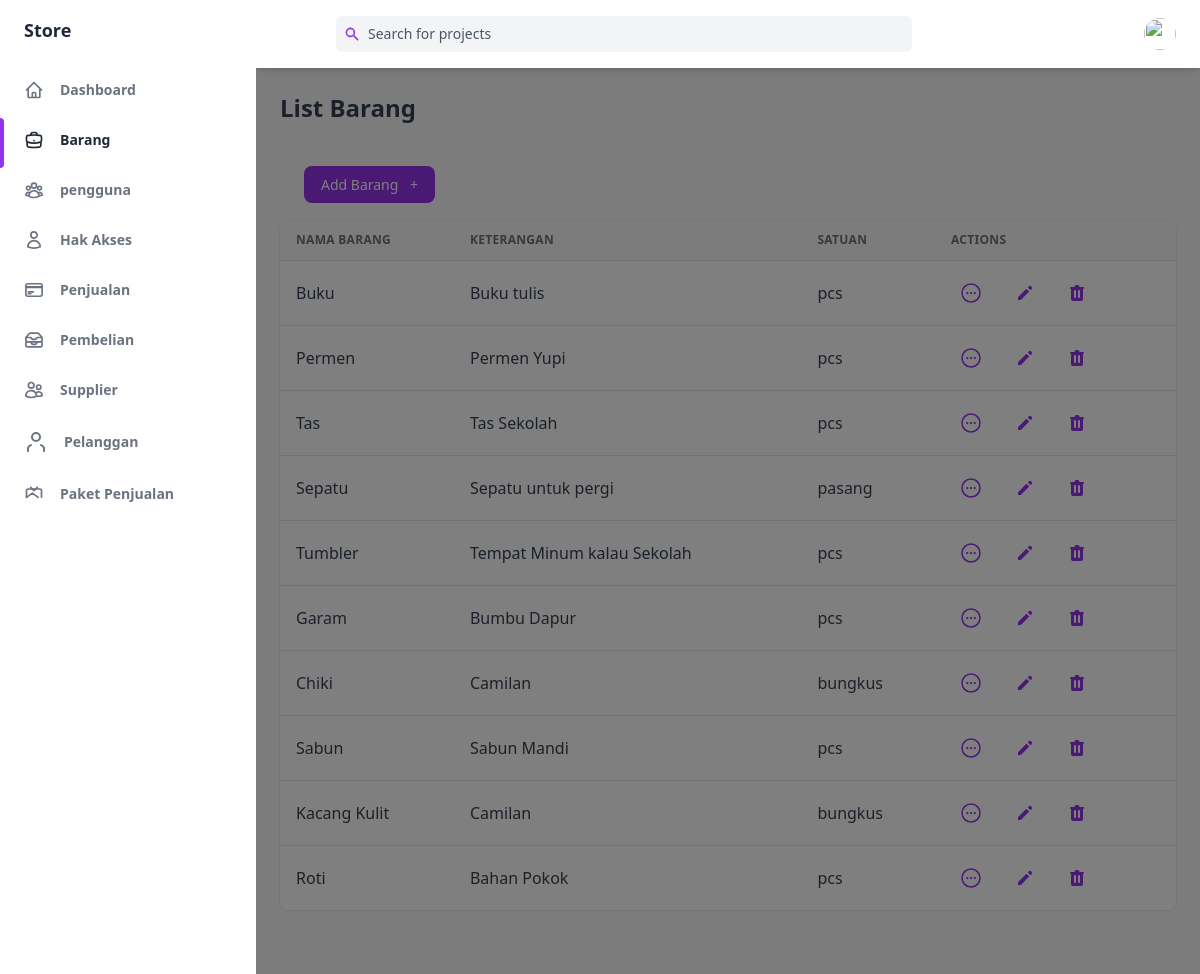
/public/barang, run on the app's committed database.
### tables this page shows
CREATE TABLE `barang` (
  `idBarang` int(255) NOT NULL,
  `namaBarang` varchar(255) NOT NULL,
  `keterangan` varchar(255) NOT NULL,
  `satuan` varchar(255) NOT NULL,
  `idPengguna` int(255) NOT NULL
);

### app/core/Controller.php (called while the page is built, shortened)
<?php
class Controller
{
    public function view($view, $data = [])
    {
        require_once '../app/views/' . $view . '.php';
    }
    public function model($model)
    {
        return new $model;
    }
}

### app/controllers/Barang.php (called while the page is built, shortened)
<?php
class Barang extends Controller
{
    public function index()
    {
        $data['judul'] = 'List Barang';
        $data['barang'] = $this->model('barang_model')->getAllBarang();
        $this->view('templates/header', $data);
        $this->view('barang/index', $data);
        $this->view('templates/footer');
    }
}

### app/core/App.php (called while the page is built, shortened)
<?php
class App
{
   protected $method = 'index';
   protected $params = [];
   public function __construct()
   {
      $this->controller = new $this->controller;
      call_user_func_array([$this->controller, $this->method], $this->params);
   }
}

### public/index.php (called while the page is built, shortened)
<?php
$app = new App;

### app/core/Database.php (called while the page is built, shortened)
<?php
class Database
{
    private $host = DB_HOST;
    private $user = DB_USER;
    private $pass = DB_PASS;
    private $db_name = DB_NAME;
    private $dbh;
    private $stmt;
    public function __construct()
    {
        $dsn = 'mysql:host=' . $this->host . ';dbname=' . $this->db_name;
        $option = [
            PDO::ATTR_PERSISTENT => true,
            PDO::ATTR_ERRMODE => PDO::ERRMODE_EXCEPTION
        ];
        try {
            $this->dbh = new PDO($dsn, $this->user, $this->pass, $option);
        } catch (PDOException $error) {
            die($error->getMessage());
        }
    }
    public function query($query)
    {
        $this->stmt = $this->dbh->prepare($query);
    }
    public function execute()
    {
        $this->stmt->execute();
    }
    public function resultSet()
    {
        $this->execute();
        return $this->stmt->fetchAll(PDO::FETCH_ASSOC);
    }
}

### app/models/barang_model.php (called while the page is built, shortened)
<?php
class barang_model
{
    private $table = 'barang';
    private $db;
    public function __construct()
    {
        $this->db = new Database;
    }
    public function getAllBarang()
    {
        $this->db->query('SELECT * FROM ' . $this->table);
        return $this->db->resultSet();
    }
}

### app/views/barang/index.php (the view, shortened to what this page needs)
<div class="flex h-screen bg-gray-50 dark:bg-gray-900" :class="{ 'overflow-hidden': isSideMenuOpen}">
    <aside class="z-20 flex-shrink-0 hidden w-64 overflow-y-auto bg-white dark:bg-gray-800 md:block">
        <div class="py-4 text-gray-500 dark:text-gray-400">
            <a class="ml-6 text-lg font-bold text-gray-800 dark:text-gray-200" href="#">
                Store
            </a>
            <ul class="mt-6">
                <li class="relative px-6 py-3">
                    <a class="inline-flex items-center w-full text-sm font-semibold transition-colors duration-150 hover:text-gray-800 dark:hover:text-gray-200" href="<?= ROUTE_URL ?>/home">
                        <span class="ml-4">Dashboard</span>
                    </a>
                </li>
            </ul>
            <ul>
                <li class="relative px-6 py-3">
                    <span class="absolute inset-y-0 left-0 w-1 bg-purple-600 rounded-tr-lg rounded-br-lg"></span>
                    <a class="inline-flex items-center w-full text-sm font-semibold transition-colors duration-150 text-gray-800 dark:text-gray-100 hover:text-gray-800 dark:hover:text-gray-200" href="<?= ROUTE_URL ?>/barang">
                        <span class="ml-4">Barang</span>
                    </a>
                </li>
                <li class="relative px-6 py-3">
                    <a class="inline-flex items-center w-full text-sm font-semibold transition-colors duration-150 hover:text-gray-800 dark:hover:text-gray-200" href="<?= ROUTE_URL ?>/pengguna">
                        <span class="ml-4">pengguna</span>
                    </a>
                </li>
                <li class="relative px-6 py-3">
                    <a class="inline-flex items-center w-full text-sm font-semibold transition-colors duration-150 hover:text-gray-800 dark:hover:text-gray-200" href="<?= ROUTE_URL ?>/role">
                        <span class="ml-4">Hak Akses</span>
                    </a>
                </li>
                <li class="relative px-6 py-3">
                    <a class="inline-flex items-center w-full text-sm font-semibold transition-colors duration-150 hover:text-gray-800 dark:hover:text-gray-200" href="<?= ROUTE_URL ?>/penjualan">
                        <span class="ml-4">Penjualan</span>
                    </a>
                </li>
                <li class="relative px-6 py-3">
                    <a class="inline-flex items-center w-full text-sm font-semibold transition-colors duration-150 hover:text-gray-800 dark:hover:text-gray-200" href="<?= ROUTE_URL ?>/pembelian">
                        <span class="ml-4">Pembelian</span>
                    </a>
                </li>
                <li class="relative px-6 py-3">
                    <a class="inline-flex items-center w-full text-sm font-semibold transition-colors duration-150 hover:text-gray-800 dark:hover:text-gray-200" href="<?= ROUTE_URL ?>/supplier">
                        <span class="ml-4">Supplier</span>
                    </a>
                </li>
                <li class="relative px-6 py-3">
                    <a class="inline-flex items-center w-full text-sm font-semibold transition-colors duration-150 hover:text-gray-800 dark:hover:text-gray-200" href="<?= ROUTE_URL ?>/pelanggan">
                        <svg xmlns="http://www.w3.org/2000/svg" width="24" height="24" viewBox="0 0 24 24" fill="none" stroke="currentColor" stroke-width="2" stroke-linecap="round" stroke-linejoin="round">
                            <path d="M20 21v-2a4 4 0 0 0-3-3.87"></path>
                            <path d="M4 21v-2a4 4 0 0 1 3-3.87"></path>
                            <circle cx="12" cy="7" r="4"></circle>
                        </svg>
                        <span class="ml-4">Pelanggan</span>
                    </a>
                </li>
                <li class="relative px-6 py-3">
                    <a class="inline-flex items-center w-full text-sm font-semibold transition-colors duration-150 hover:text-gray-800 dark:hover:text-gray-200" href="<?= ROUTE_URL ?>/paketPenjualan">
                        <svg class="w-5 h-5" aria-hidden="true" fill="none" stroke-linecap="round" stroke-linejoin="round" stroke-width="2" viewBox="0 0 24 24" stroke="currentColor">
                            <path d="M21 16V8a2 2 0 0 0-2-2H5a2 2 0 0 0-2 2v8" />
                            <path d="M3 16l7-5 7 5"></path>
                            <path d="M8 4l4 4 4-4"></path>
                        </svg>
                        <span class="ml-4">Paket Penjualan</span>
                    </a>
                </li>
            </ul>
        </div>
    </aside>
    <div x-show="isSideMenuOpen" x-transition:enter="transition ease-in-out duration-150" x-transition:enter-start="opacity-0" x-transition:enter-end="opacity-100" x-transition:leave="transition ease-in-out duration-150" x-transition:leave-start="opacity-100" x-transition:leave-end="opacity-0" class="fixed inset-0 z-10 flex items-end bg-black bg-opacity-50 sm:items-center sm:justify-center"></div>
    <div class="flex flex-col flex-1 w-full">
        <header class="z-10 py-4 bg-white shadow-md dark:bg-gray-800">
            <div class="container flex items-center justify-between h-full px-6 mx-auto text-purple-600 dark:text-purple-300">
                <div class="flex justify-center flex-1 lg:mr-32">
                    <div class="relative w-full max-w-xl mr-6 focus-within:text-purple-500">
                        <div class="absolute inset-y-0 flex items-center pl-2">
                            <svg class="w-4 h-4" aria-hidden="true" fill="currentColor" viewBox="0 0 20 20">
                                <path fill-rule="evenodd" d="M8 4a4 4 0 100 8 4 4 0 000-8zM2 8a6 6 0 1110.89 3.476l4.817 4.817a1 1 0 01-1.414 1.414l-4.816-4.816A6 6 0 012 8z" clip-rule="evenodd"></path>
                            </svg>
                        </div>
                        <input class="w-full pl-8 pr-2 text-sm text-gray-700 placeholder-gray-600 bg-gray-100 border-0 rounded-md dark:placeholder-gray-500 dark:focus:shadow-outline-gray dark:focus:placeholder-gray-600 dark:bg-gray-700 dark:text-gray-200 focus:placeholder-gray-500 focus:bg-white focus:border-purple-300 focus:outline-none focus:shadow-outline-purple form-input" type="text" placeholder="Search for projects" aria-label="Search" />
                    </div>
                </div>
                <ul class="flex items-center flex-shrink-0 space-x-6">
                    <li class="relative">
                        <button class="align-middle rounded-full focus:shadow-outline-purple focus:outline-none" @click="toggleProfileMenu" @keydown.escape="closeProfileMenu" aria-label="Account" aria-haspopup="true">
                            <img class="object-cover w-8 h-8 rounded-full" src="https://images.unsplash.com/photo-1502378735452-bc7d86632805?ixlib=rb-0.3.5&q=80&fm=jpg&crop=entropy&cs=tinysrgb&w=200&fit=max&s=aa3a807e1bbdfd4364d1f449eaa96d82" alt="" aria-hidden="true" />
                        </button>
                    </li>
                </ul>
            </div>
        </header>
        <main class="h-full pb-16 overflow-y-auto">
            <div class="container grid px-6 mx-auto">
                <h2 class="my-6 text-2xl font-semibold text-gray-700 dark:text-gray-200">
                    List Barang
                </h2>
                <div class="px-6 my-6">
                    <a href="<?= ROUTE_URL ?>/barang/create" class="items-center justify-between px-4 py-2 text-sm font-medium leading-5 text-white transition-colors duration-150 bg-purple-600 border border-transparent rounded-lg active:bg-purple-600 hover:bg-purple-700 focus:outline-none focus:shadow-outline-purple">
                        Add Barang
                        <span class="ml-2" aria-hidden="true">+</span>
                    </a>
                </div>
                <div class="w-full overflow-hidden rounded-lg shadow-xs">
                    <div class="w-full overflow-x-auto">
                        <table class="w-full whitespace-no-wrap">
                            <thead>
                                <tr class="text-xs font-semibold tracking-wide text-left text-gray-500 uppercase border-b dark:border-gray-700 bg-gray-50 dark:text-gray-400 dark:bg-gray-800">
                                    <th class="px-4 py-3">Nama Barang</th>
                                    <th class="px-4 py-3">keterangan</th>
                                    <th class="px-4 py-3">Satuan</th>
                                    <th class="px-4 py-3">Actions</th>
                                </tr>
                            </thead>
                            <tbody class="bg-white divide-y dark:divide-gray-700 dark:bg-gray-800">
                                <?php foreach ($data['barang'] as $barang) : ?>
                                    <tr class="text-gray-700 dark:text-gray-400">
                                        <td class="px-4 py-3"><?= $barang['namaBarang'] ?></td>
                                        <td class="px-4 py-3"><?= $barang['keterangan']; ?> </td>
                                        <td class="px-4 py-3"><?= $barang['satuan']; ?> </td>
                                        <td class="px-4 py-3">
                                            <div class="flex items-center space-x-4 text-sm">
                                                <a href="<?= ROUTE_URL ?>/barang/detail/<?= $barang['idBarang'] ?>" class="flex items-center justify-between px-2 py-2 text-sm font-medium leading-5 text-purple-600 rounded-lg dark:text-gray-400 hover:text-gray-800 dark:hover:text-gray-200 focus:outline-none focus:shadow-outline-gray" aria-label="Edit">
                                                </a>
                                                <a href="<?= ROUTE_URL ?>/barang/edit/<?= $barang['idBarang'] ?>" class="flex items-center justify-between px-2 py-2 text-sm font-medium leading-5 text-purple-600 rounded-lg dark:text-gray-400 hover:text-gray-800 dark:hover:text-gray-200 focus:outline-none focus:shadow-outline-gray" aria-label="Edit">
                                                    <svg class="w-5 h-5" aria-hidden="true" fill="currentColor" viewBox="0 0 20 20">
                                                        <path d="M13.586 3.586a2 2 0 112.828 2.828l-.793.793-2.828-2.828.793-.793zM11.379 5.793L3 14.172V17h2.828l8.38-8.379-2.83-2.828z"></path>
                                                    </svg>
                                                </a>
                                                <a href="<?= ROUTE_URL ?>/barang/hapus/<?= $barang['idBarang'] ?>" class="flex items-center justify-between px-2 py-2 text-sm font-medium leading-5 text-purple-600 rounded-lg dark:text-gray-400 focus:outline-none focus:shadow-outline-gray" aria-label="Delete" onclick="return confirm('Are you sure to delete?')">
                                                </a>
                                            </div>
                                        </td>
                                    </tr>
                                <?php endforeach; ?>
                            </tbody>
                        </table>
                    </div>
                </div>
            </div>
        </main>
    </div>
</div>

### app/views/templates/header.php (shortened to what this page needs)
<!DOCTYPE html>
<html :class="{ 'theme-dark': dark }" x-data="data()" lang="en">
<head>
    <link rel="stylesheet" href="<?= BASEURL; ?>/css/tailwind.output.css" />
    <link rel="stylesheet" href="https://cdnjs.cloudflare.com/ajax/libs/Chart.js/2.9.3/Chart.min.css" />
    <script src="https://cdn.tailwindcss.com"></script>
</head>
<body>

### app/views/templates/footer.php
</body>
</html>

### data on the page
barang: namaBarang "Buku", keterangan "Buku tulis", satuan "pcs"
barang: namaBarang "Permen", keterangan "Permen Yupi", satuan "pcs"
barang: namaBarang "Tas", keterangan "Tas Sekolah", satuan "pcs"
barang: namaBarang "Sepatu", keterangan "Sepatu untuk pergi", satuan "pasang"
barang: namaBarang "Tumbler", keterangan "Tempat Minum kalau Sekolah", satuan "pcs"
barang: namaBarang "Garam", keterangan "Bumbu Dapur", satuan "pcs"
barang: namaBarang "Chiki", keterangan "Camilan", satuan "bungkus"
barang: namaBarang "Sabun", keterangan "Sabun Mandi", satuan "pcs"
barang: namaBarang "Kacang Kulit", keterangan "Camilan", satuan "bungkus"
barang: namaBarang "Roti", keterangan "Bahan Pokok", satuan "pcs"
